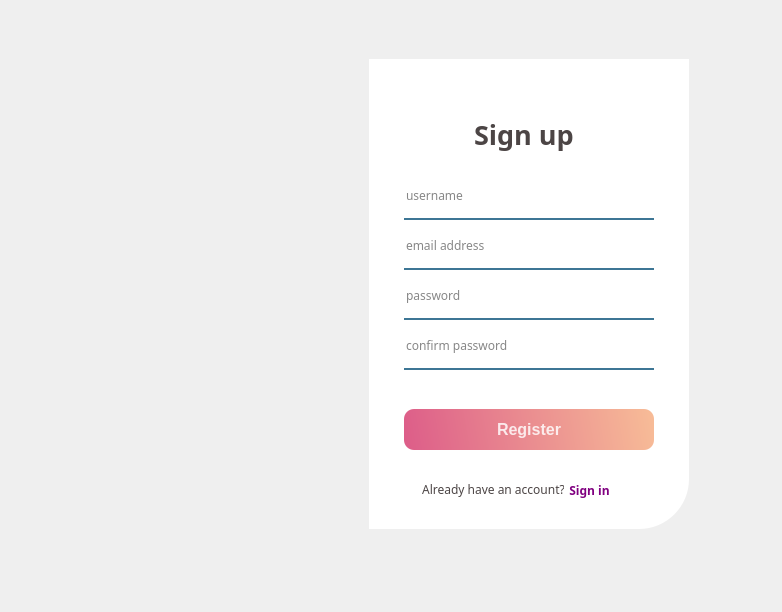
<?xml version="1.0" encoding="UTF-8"?>
<ui version="4.0">
 <class>Form</class>
 <widget class="QWidget" name="Form">
  <property name="geometry">
   <rect>
    <x>0</x>
    <y>0</y>
    <width>782</width>
    <height>612</height>
   </rect>
  </property>
  <property name="windowTitle">
   <string>Form</string>
  </property>
  <widget class="QWidget" name="widget" native="true">
   <property name="geometry">
    <rect>
     <x>9</x>
     <y>29</y>
     <width>741</width>
     <height>521</height>
    </rect>
   </property>
   <widget class="QLabel" name="label_2">
    <property name="geometry">
     <rect>
      <x>360</x>
      <y>30</y>
      <width>320</width>
      <height>470</height>
     </rect>
    </property>
    <property name="cursor">
     <cursorShape>ArrowCursor</cursorShape>
    </property>
    <property name="styleSheet">
     <string notr="true">background-color: rgba(255, 255, 255, 255);
border-bottom-right-radius: 50px;</string>
    </property>
    <property name="text">
     <string/>
    </property>
   </widget>
   <widget class="QLabel" name="label_3">
    <property name="geometry">
     <rect>
      <x>465</x>
      <y>80</y>
      <width>110</width>
      <height>50</height>
     </rect>
    </property>
    <property name="font">
     <font>
      <family>Montserrat</family>
      <pointsize>20</pointsize>
      <weight>75</weight>
      <bold>true</bold>
     </font>
    </property>
    <property name="styleSheet">
     <string notr="true">color:rgba(27,18,18,200);</string>
    </property>
    <property name="text">
     <string>Sign up</string>
    </property>
   </widget>
   <widget class="QLineEdit" name="lineEdit_2">
    <property name="geometry">
     <rect>
      <x>395</x>
      <y>150</y>
      <width>250</width>
      <height>41</height>
     </rect>
    </property>
    <property name="font">
     <font>
      <family>Montserrat</family>
     </font>
    </property>
    <property name="styleSheet">
     <string notr="true">background-color:rgba(0,0,0,0);
border:none;
border-bottom: 2px solid rgba(8,80,120,200);
color: rgba(0,0,0,240);
padding-bottom:7px;</string>
    </property>
    <property name="placeholderText">
     <string>username</string>
    </property>
   </widget>
   <widget class="QPushButton" name="pushButton">
    <property name="geometry">
     <rect>
      <x>395</x>
      <y>380</y>
      <width>250</width>
      <height>41</height>
     </rect>
    </property>
    <property name="font">
     <font>
      <pointsize>12</pointsize>
      <weight>75</weight>
      <bold>true</bold>
     </font>
    </property>
    <property name="cursor">
     <cursorShape>ArrowCursor</cursorShape>
    </property>
    <property name="styleSheet">
     <string notr="true">QPushButton#pushButton{
	background-color: qlineargradient(spread:pad, x1:0, y1:0.505862, x2:1, y2:0.477, stop:0 rgba(221, 94, 137, 1), stop:1 rgba(247, 187, 151, 1));
	color: rgba(255, 255, 255, 210);
	border-radius: 10px;
}

QPushButton#pushButton:hover{
	background-color: qlineargradient(spread:pad, x1:0, y1:0.505862, x2:1, y2:0.477, stop:0 rgba(222, 98, 98, 219), stop:1 rgba(255, 184, 140, 226));
}

QPushButton#pushButton:pressed{
	padding-left: 5px;
	padding-top: 5px;
	background-color: rgba(248, 131, 121, 255);
}</string>
    </property>
    <property name="text">
     <string>Register</string>
    </property>
   </widget>
   <widget class="QLabel" name="label_5">
    <property name="geometry">
     <rect>
      <x>410</x>
      <y>445</y>
      <width>161</width>
      <height>31</height>
     </rect>
    </property>
    <property name="font">
     <font>
      <family>Montserrat</family>
     </font>
    </property>
    <property name="styleSheet">
     <string notr="true">color:rgba(27,18,18,200);</string>
    </property>
    <property name="text">
     <string> Already have an account?</string>
    </property>
   </widget>
   <widget class="QLabel" name="label">
    <property name="geometry">
     <rect>
      <x>40</x>
      <y>30</y>
      <width>325</width>
      <height>470</height>
     </rect>
    </property>
    <property name="styleSheet">
     <string notr="true">border-image: url(:/images/cave.jpg);
border-top-left-radius: 50px;</string>
    </property>
    <property name="text">
     <string/>
    </property>
   </widget>
   <widget class="QLineEdit" name="lineEdit_4">
    <property name="geometry">
     <rect>
      <x>395</x>
      <y>250</y>
      <width>250</width>
      <height>41</height>
     </rect>
    </property>
    <property name="font">
     <font>
      <family>Montserrat</family>
     </font>
    </property>
    <property name="styleSheet">
     <string notr="true">background-color:rgba(0,0,0,0);
border:none;
border-bottom: 2px solid rgba(8,80,120,200);
color: rgba(0,0,0,240);
padding-bottom:7px;</string>
    </property>
    <property name="placeholderText">
     <string>password</string>
    </property>
   </widget>
   <widget class="QLineEdit" name="lineEdit_5">
    <property name="geometry">
     <rect>
      <x>395</x>
      <y>300</y>
      <width>250</width>
      <height>41</height>
     </rect>
    </property>
    <property name="font">
     <font>
      <family>Montserrat</family>
     </font>
    </property>
    <property name="styleSheet">
     <string notr="true">background-color:rgba(0,0,0,0);
border:none;
border-bottom: 2px solid rgba(8,80,120,200);
color: rgba(0,0,0,240);
padding-bottom:7px;</string>
    </property>
    <property name="text">
     <string/>
    </property>
    <property name="placeholderText">
     <string>confirm password</string>
    </property>
   </widget>
   <widget class="QLineEdit" name="lineEdit_3">
    <property name="geometry">
     <rect>
      <x>395</x>
      <y>200</y>
      <width>250</width>
      <height>41</height>
     </rect>
    </property>
    <property name="font">
     <font>
      <family>Montserrat</family>
     </font>
    </property>
    <property name="styleSheet">
     <string notr="true">background-color:rgba(0,0,0,0);
border:none;
border-bottom: 2px solid rgba(8,80,120,200);
color: rgba(0,0,0,240);
padding-bottom:7px;</string>
    </property>
    <property name="placeholderText">
     <string>email address</string>
    </property>
   </widget>
   <widget class="QLabel" name="label_4">
    <property name="geometry">
     <rect>
      <x>395</x>
      <y>350</y>
      <width>250</width>
      <height>16</height>
     </rect>
    </property>
    <property name="font">
     <font>
      <family>Montserrat</family>
     </font>
    </property>
    <property name="styleSheet">
     <string notr="true">color: rgb(255,0,0)</string>
    </property>
    <property name="text">
     <string/>
    </property>
   </widget>
   <widget class="QPushButton" name="signInButton">
    <property name="geometry">
     <rect>
      <x>555</x>
      <y>453</y>
      <width>51</width>
      <height>16</height>
     </rect>
    </property>
    <property name="font">
     <font>
      <family>Montserrat</family>
      <weight>75</weight>
      <bold>true</bold>
     </font>
    </property>
    <property name="cursor">
     <cursorShape>OpenHandCursor</cursorShape>
    </property>
    <property name="mouseTracking">
     <bool>false</bool>
    </property>
    <property name="styleSheet">
     <string notr="true">
QPushButton#signInButton {
color: rgba(128,0,128,1);
background-color: rgb(255, 255, 255);
border: None;
                                  
}
                                  
QPushButton#signInButton:hover {
color: rgb(240, 101, 131);
}

QPushButton#signInButton:pressed{
color: rgba(248, 131, 121, 255);
}
                                        
                                        </string>
    </property>
    <property name="text">
     <string>Sign in</string>
    </property>
   </widget>
   <widget class="QLabel" name="err">
    <property name="geometry">
     <rect>
      <x>395</x>
      <y>350</y>
      <width>241</width>
      <height>16</height>
     </rect>
    </property>
    <property name="font">
     <font>
      <family>Montserrat</family>
     </font>
    </property>
    <property name="styleSheet">
     <string notr="true">color: rgb(255, 0, 0);</string>
    </property>
    <property name="text">
     <string/>
    </property>
   </widget>
  </widget>
 </widget>
 <resources>
  <include location="registration.qrc"/>
 </resources>
 <connections/>
</ui>
